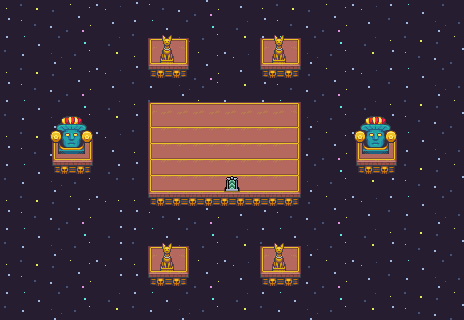

A 2D game scene composited from a Tiled map and its tileset images. What follows is a short description and the map's XML, with each tile layer's data collapsed to a summary:
An orthogonal 29x20 tile map with 16x16 px tiles, 5 tile layers (Collision, Stars, BackGround, Clutter, ...), 4 tilesets and 2 objects.

<map version="1.10" tiledversion="1.10.1" orientation="orthogonal" renderorder="right-down" width="29" height="20" tilewidth="16" tileheight="16" infinite="0" nextlayerid="31" nextobjectid="203">
 <editorsettings>
  <export format="tmx" />
 </editorsettings>
 <tileset firstgid="1" source="../../../../common/maps/tileset/main.tsx" />
 <tileset firstgid="10113" source="../../../../common/maps/tileset/buildings.tsx" />
 <tileset firstgid="11905" source="../../../../common/maps/tileset/FarmFood.tsx" />
 <tileset firstgid="16001" source="../../../../common/maps/tileset/dungeon.tsx" />
 <layer id="30" name="Collision" width="29" height="20">
  <data>[580 cells, 40 non-empty, 1 distinct tile ids]</data>
 </layer>
 <layer id="28" name="Stars" width="29" height="20">
  <data>[580 cells, 580 non-empty, 32 distinct tile ids]</data>
 </layer>
 <layer id="26" name="BackGround" width="29" height="20">
  <data>[580 cells, 54 non-empty, 9 distinct tile ids]</data>
 </layer>
 <layer id="27" name="Clutter" width="29" height="20">
  <data>[580 cells, 102 non-empty, 20 distinct tile ids]</data>
 </layer>
 <layer id="29" name="Teleport" width="29" height="20">
  <properties>
   <property name="spriteLayer" type="bool" value="true" />
  </properties>
  <data>[580 cells, 1 non-empty, 1 distinct tile ids]</data>
 </layer>
 <objectgroup id="12" name="Objects" opacity="0.9" offsetx="3.15789" offsety="7.89474">
  <object id="201" template="../../../../common/maps/obj/enemy.tx" x="213.399" y="128.82">
   <properties>
    <property name="effect">{ "startBattleWithCardInCommandZone": [ "Zedruu's Boss Effect" ]
}</property>
    <property name="enemy" value="Zedruu" />
    <property name="spawn.Easy" type="bool" value="true" />
    <property name="spawn.Normal" type="bool" value="true" />
   </properties>
  </object>
  <object id="202" template="../../../../common/maps/obj/door_up.tx" x="220.413" y="176.555">
   <properties>
    <property name="teleport" value="../AvatarEdited/maps/map/zedruu/zedruu_f4.tmx" />
    <property name="teleportObjectId" value="114" />
   </properties>
  </object>
 </objectgroup>
</map>
